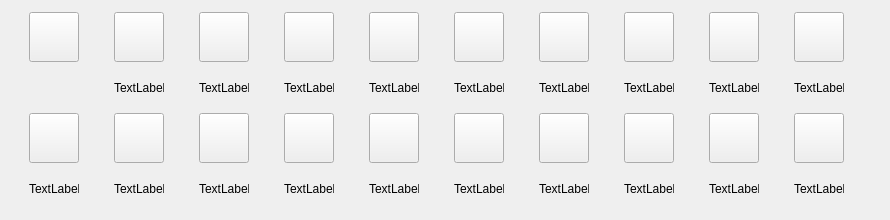
   <widget class="QWidget" name="ActivityTab">
    <attribute name="title">
     <string>Activity</string>
    </attribute>
    <widget class="QWidget" name="gridLayoutWidget_3">
     <property name="geometry">
      <rect>
       <x>0</x>
       <y>0</y>
       <width>881</width>
       <height>211</height>
      </rect>
     </property>
     <layout class="QGridLayout" name="gridLayout_3">
      <item row="2" column="9">
       <widget class="QPushButton" name="t3_itemButton_19">
        <property name="sizePolicy">
         <sizepolicy hsizetype="Fixed" vsizetype="Fixed">
          <horstretch>0</horstretch>
          <verstretch>0</verstretch>
         </sizepolicy>
        </property>
        <property name="minimumSize">
         <size>
          <width>50</width>
          <height>50</height>
         </size>
        </property>
        <property name="maximumSize">
         <size>
          <width>50</width>
          <height>50</height>
         </size>
        </property>
        <property name="icon">
         <iconset>
          <normaloff>../../Horockey/Desktop/111.png</normaloff>../../Horockey/Desktop/111.png</iconset>
        </property>
        <property name="iconSize">
         <size>
          <width>50</width>
          <height>50</height>
         </size>
        </property>
       </widget>
      </item>
      <item row="1" column="4">
       <widget class="QLabel" name="t3_label_4">
        <property name="minimumSize">
         <size>
          <width>50</width>
          <height>15</height>
         </size>
        </property>
        <property name="maximumSize">
         <size>
          <width>50</width>
          <height>15</height>
         </size>
        </property>
        <property name="text">
         <string>TextLabel</string>
        </property>
       </widget>
      </item>
      <item row="0" column="4">
       <widget class="QPushButton" name="t3_itemButton_4">
        <property name="sizePolicy">
         <sizepolicy hsizetype="Fixed" vsizetype="Fixed">
          <horstretch>0</horstretch>
          <verstretch>0</verstretch>
         </sizepolicy>
        </property>
        <property name="minimumSize">
         <size>
          <width>50</width>
          <height>50</height>
         </size>
        </property>
        <property name="maximumSize">
         <size>
          <width>50</width>
          <height>50</height>
         </size>
        </property>
        <property name="icon">
         <iconset>
          <normaloff>../../Horockey/Desktop/111.png</normaloff>../../Horockey/Desktop/111.png</iconset>
        </property>
        <property name="iconSize">
         <size>
          <width>50</width>
          <height>50</height>
         </size>
        </property>
       </widget>
      </item>
      <item row="1" column="3">
       <widget class="QLabel" name="t3_label_3">
        <property name="minimumSize">
         <size>
          <width>50</width>
          <height>15</height>
         </size>
        </property>
        <property name="maximumSize">
         <size>
          <width>50</width>
          <height>15</height>
         </size>
        </property>
        <property name="text">
         <string>TextLabel</string>
        </property>
       </widget>
      </item>
      <item row="0" column="9">
       <widget class="QPushButton" name="t3_itemButton_9">
        <property name="sizePolicy">
         <sizepolicy hsizetype="Fixed" vsizetype="Fixed">
          <horstretch>0</horstretch>
          <verstretch>0</verstretch>
         </sizepolicy>
        </property>
        <property name="minimumSize">
         <size>
          <width>50</width>
          <height>50</height>
         </size>
        </property>
        <property name="maximumSize">
         <size>
          <width>50</width>
          <height>50</height>
         </size>
        </property>
        <property name="icon">
         <iconset>
          <normaloff>../../Horockey/Desktop/111.png</normaloff>../../Horockey/Desktop/111.png</iconset>
        </property>
        <property name="iconSize">
         <size>
          <width>50</width>
          <height>50</height>
         </size>
        </property>
       </widget>
      </item>
      <item row="0" column="8">
       <widget class="QPushButton" name="t3_itemButton_8">
        <property name="sizePolicy">
         <sizepolicy hsizetype="Fixed" vsizetype="Fixed">
          <horstretch>0</horstretch>
          <verstretch>0</verstretch>
         </sizepolicy>
        </property>
        <property name="minimumSize">
         <size>
          <width>50</width>
          <height>50</height>
         </size>
        </property>
        <property name="maximumSize">
         <size>
          <width>50</width>
          <height>50</height>
         </size>
        </property>
        <property name="icon">
         <iconset>
          <normaloff>../../Horockey/Desktop/111.png</normaloff>../../Horockey/Desktop/111.png</iconset>
        </property>
        <property name="iconSize">
         <size>
          <width>50</width>
          <height>50</height>
         </size>
        </property>
       </widget>
      </item>
      <item row="1" column="5">
       <widget class="QLabel" name="t3_label_5">
        <property name="minimumSize">
         <size>
          <width>50</width>
          <height>15</height>
         </size>
        </property>
        <property name="maximumSize">
         <size>
          <width>50</width>
          <height>15</height>
         </size>
        </property>
        <property name="text">
         <string>TextLabel</string>
        </property>
       </widget>
      </item>
      <item row="1" column="6">
       <widget class="QLabel" name="t3_label_6">
        <property name="minimumSize">
         <size>
          <width>50</width>
          <height>15</height>
         </size>
        </property>
        <property name="maximumSize">
         <size>
          <width>50</width>
          <height>15</height>
         </size>
        </property>
        <property name="text">
         <string>TextLabel</string>
        </property>
       </widget>
      </item>
      <item row="2" column="3">
       <widget class="QPushButton" name="t3_itemButton_13">
        <property name="sizePolicy">
         <sizepolicy hsizetype="Fixed" vsizetype="Fixed">
          <horstretch>0</horstretch>
          <verstretch>0</verstretch>
         </sizepolicy>
        </property>
        <property name="minimumSize">
         <size>
          <width>50</width>
          <height>50</height>
         </size>
        </property>
        <property name="maximumSize">
         <size>
          <width>50</width>
          <height>50</height>
         </size>
        </property>
        <property name="icon">
         <iconset>
          <normaloff>../../Horockey/Desktop/111.png</normaloff>../../Horockey/Desktop/111.png</iconset>
        </property>
        <property name="iconSize">
         <size>
          <width>50</width>
          <height>50</height>
         </size>
        </property>
       </widget>
      </item>
      <item row="1" column="2">
       <widget class="QLabel" name="t3_label_2">
        <property name="minimumSize">
         <size>
          <width>50</width>
          <height>15</height>
         </size>
        </property>
        <property name="maximumSize">
         <size>
          <width>50</width>
          <height>15</height>
         </size>
        </property>
        <property name="text">
         <string>TextLabel</string>
        </property>
       </widget>
      </item>
      <item row="0" column="6">
       <widget class="QPushButton" name="t3_itemButton_6">
        <property name="sizePolicy">
         <sizepolicy hsizetype="Fixed" vsizetype="Fixed">
          <horstretch>0</horstretch>
          <verstretch>0</verstretch>
         </sizepolicy>
        </property>
        <property name="minimumSize">
         <size>
          <width>50</width>
          <height>50</height>
         </size>
        </property>
        <property name="maximumSize">
         <size>
          <width>50</width>
          <height>50</height>
         </size>
        </property>
        <property name="icon">
         <iconset>
          <normaloff>../../Horockey/Desktop/111.png</normaloff>../../Horockey/Desktop/111.png</iconset>
        </property>
        <property name="iconSize">
         <size>
          <width>50</width>
          <height>50</height>
         </size>
        </property>
       </widget>
      </item>
      <item row="2" column="4">
       <widget class="QPushButton" name="t3_itemButton_12">
        <property name="sizePolicy">
         <sizepolicy hsizetype="Fixed" vsizetype="Fixed">
          <horstretch>0</horstretch>
          <verstretch>0</verstretch>
         </sizepolicy>
        </property>
        <property name="minimumSize">
         <size>
          <width>50</width>
          <height>50</height>
         </size>
        </property>
        <property name="maximumSize">
         <size>
          <width>50</width>
          <height>50</height>
         </size>
        </property>
        <property name="icon">
         <iconset>
          <normaloff>../../Horockey/Desktop/111.png</normaloff>../../Horockey/Desktop/111.png</iconset>
        </property>
        <property name="iconSize">
         <size>
          <width>50</width>
          <height>50</height>
         </size>
        </property>
       </widget>
      </item>
      <item row="2" column="8">
       <widget class="QPushButton" name="t3_itemButton_18">
        <property name="sizePolicy">
         <sizepolicy hsizetype="Fixed" vsizetype="Fixed">
          <horstretch>0</horstretch>
          <verstretch>0</verstretch>
         </sizepolicy>
        </property>
        <property name="minimumSize">
         <size>
          <width>50</width>
          <height>50</height>
         </size>
        </property>
        <property name="maximumSize">
         <size>
          <width>50</width>
          <height>50</height>
         </size>
        </property>
        <property name="icon">
         <iconset>
          <normaloff>../../Horockey/Desktop/111.png</normaloff>../../Horockey/Desktop/111.png</iconset>
        </property>
        <property name="iconSize">
         <size>
          <width>50</width>
          <height>50</height>
         </size>
        </property>
       </widget>
      </item>
      <item row="2" column="1">
       <widget class="QPushButton" name="t3_itemButton_14">
        <property name="sizePolicy">
         <sizepolicy hsizetype="Fixed" vsizetype="Fixed">
          <horstretch>0</horstretch>
          <verstretch>0</verstretch>
         </sizepolicy>
        </property>
        <property name="minimumSize">
         <size>
          <width>50</width>
          <height>50</height>
         </size>
        </property>
        <property name="maximumSize">
         <size>
          <width>50</width>
          <height>50</height>
         </size>
        </property>
        <property name="icon">
         <iconset>
          <normaloff>../../Horockey/Desktop/111.png</normaloff>../../Horockey/Desktop/111.png</iconset>
        </property>
        <property name="iconSize">
         <size>
          <width>50</width>
          <height>50</height>
         </size>
        </property>
       </widget>
      </item>
      <item row="1" column="8">
       <widget class="QLabel" name="t3_label_8">
        <property name="minimumSize">
         <size>
          <width>50</width>
          <height>15</height>
         </size>
        </property>
        <property name="maximumSize">
         <size>
          <width>50</width>
          <height>15</height>
         </size>
        </property>
        <property name="text">
         <string>TextLabel</string>
        </property>
       </widget>
      </item>
      <item row="2" column="0">
       <widget class="QPushButton" name="t3_itemButton_10">
        <property name="sizePolicy">
         <sizepolicy hsizetype="Fixed" vsizetype="Fixed">
          <horstretch>0</horstretch>
          <verstretch>0</verstretch>
         </sizepolicy>
        </property>
        <property name="minimumSize">
         <size>
          <width>50</width>
          <height>50</height>
         </size>
        </property>
        <property name="maximumSize">
         <size>
          <width>50</width>
          <height>50</height>
         </size>
        </property>
        <property name="icon">
         <iconset>
          <normaloff>../../Horockey/Desktop/111.png</normaloff>../../Horockey/Desktop/111.png</iconset>
        </property>
        <property name="iconSize">
         <size>
          <width>50</width>
          <height>50</height>
         </size>
        </property>
       </widget>
      </item>
      <item row="0" column="7">
       <widget class="QPushButton" name="t3_itemButton_7">
        <property name="sizePolicy">
         <sizepolicy hsizetype="Fixed" vsizetype="Fixed">
          <horstretch>0</horstretch>
          <verstretch>0</verstretch>
         </sizepolicy>
        </property>
        <property name="minimumSize">
         <size>
          <width>50</width>
          <height>50</height>
         </size>
        </property>
        <property name="maximumSize">
         <size>
          <width>50</width>
          <height>50</height>
         </size>
        </property>
        <property name="icon">
         <iconset>
          <normaloff>../../Horockey/Desktop/111.png</normaloff>../../Horockey/Desktop/111.png</iconset>
        </property>
        <property name="iconSize">
         <size>
          <width>50</width>
          <height>50</height>
         </size>
        </property>
       </widget>
      </item>
      <item row="0" column="3">
       <widget class="QPushButton" name="t3_itemButton_3">
        <property name="sizePolicy">
         <sizepolicy hsizetype="Fixed" vsizetype="Fixed">
          <horstretch>0</horstretch>
          <verstretch>0</verstretch>
         </sizepolicy>
        </property>
        <property name="minimumSize">
         <size>
          <width>50</width>
          <height>50</height>
         </size>
        </property>
        <property name="maximumSize">
         <size>
          <width>50</width>
          <height>50</height>
         </size>
        </property>
        <property name="icon">
         <iconset>
          <normaloff>../../Horockey/Desktop/111.png</normaloff>../../Horockey/Desktop/111.png</iconset>
        </property>
        <property name="iconSize">
         <size>
          <width>50</width>
          <height>50</height>
         </size>
        </property>
       </widget>
      </item>
      <item row="0" column="0">
       <widget class="QPushButton" name="t3_goToShopButton">
        <property name="sizePolicy">
         <sizepolicy hsizetype="Fixed" vsizetype="Fixed">
          <horstretch>0</horstretch>
          <verstretch>0</verstretch>
         </sizepolicy>
        </property>
        <property name="minimumSize">
         <size>
          <width>50</width>
          <height>50</height>
         </size>
        </property>
        <property name="maximumSize">
         <size>
          <width>50</width>
          <height>50</height>
         </size>
        </property>
        <property name="icon">
         <iconset>
          <normaloff>../../Horockey/Desktop/111.png</normaloff>../../Horockey/Desktop/111.png</iconset>
        </property>
        <property name="iconSize">
         <size>
          <width>50</width>
          <height>50</height>
         </size>
        </property>
       </widget>
      </item>
      <item row="2" column="6">
       <widget class="QPushButton" name="t3_itemButton_16">
        <property name="sizePolicy">
         <sizepolicy hsizetype="Fixed" vsizetype="Fixed">
          <horstretch>0</horstretch>
          <verstretch>0</verstretch>
         </sizepolicy>
        </property>
        <property name="minimumSize">
         <size>
          <width>50</width>
          <height>50</height>
         </size>
        </property>
        <property name="maximumSize">
         <size>
          <width>50</width>
          <height>50</height>
         </size>
        </property>
        <property name="icon">
         <iconset>
          <normaloff>../../Horockey/Desktop/111.png</normaloff>../../Horockey/Desktop/111.png</iconset>
        </property>
        <property name="iconSize">
         <size>
          <width>50</width>
          <height>50</height>
         </size>
        </property>
       </widget>
      </item>
      <item row="0" column="2">
       <widget class="QPushButton" name="t3_itemButton_2">
        <property name="sizePolicy">
         <sizepolicy hsizetype="Fixed" vsizetype="Fixed">
          <horstretch>0</horstretch>
          <verstretch>0</verstretch>
         </sizepolicy>
        </property>
        <property name="minimumSize">
         <size>
          <width>50</width>
          <height>50</height>
         </size>
        </property>
        <property name="maximumSize">
         <size>
          <width>50</width>
          <height>50</height>
         </size>
        </property>
        <property name="icon">
         <iconset>
          <normaloff>../../Horockey/Desktop/111.png</normaloff>../../Horockey/Desktop/111.png</iconset>
        </property>
        <property name="iconSize">
         <size>
          <width>50</width>
          <height>50</height>
         </size>
        </property>
       </widget>
      </item>
      <item row="0" column="1">
       <widget class="QPushButton" name="t3_itemButton_1">
        <property name="sizePolicy">
         <sizepolicy hsizetype="Fixed" vsizetype="Fixed">
          <horstretch>0</horstretch>
          <verstretch>0</verstretch>
         </sizepolicy>
        </property>
        <property name="minimumSize">
         <size>
          <width>50</width>
          <height>50</height>
         </size>
        </property>
        <property name="maximumSize">
         <size>
          <width>50</width>
          <height>50</height>
         </size>
        </property>
        <property name="icon">
         <iconset>
          <normaloff>../../Horockey/Desktop/111.png</normaloff>../../Horockey/Desktop/111.png</iconset>
        </property>
        <property name="iconSize">
         <size>
          <width>50</width>
          <height>50</height>
         </size>
        </property>
       </widget>
      </item>
      <item row="2" column="5">
       <widget class="QPushButton" name="t3_itemButton_15">
        <property name="sizePolicy">
         <sizepolicy hsizetype="Fixed" vsizetype="Fixed">
          <horstretch>0</horstretch>
          <verstretch>0</verstretch>
         </sizepolicy>
        </property>
        <property name="minimumSize">
         <size>
          <width>50</width>
          <height>50</height>
         </size>
        </property>
        <property name="maximumSize">
         <size>
          <width>50</width>
          <height>50</height>
         </size>
        </property>
        <property name="icon">
         <iconset>
          <normaloff>../../Horockey/Desktop/111.png</normaloff>../../Horockey/Desktop/111.png</iconset>
        </property>
        <property name="iconSize">
         <size>
          <width>50</width>
          <height>50</height>
         </size>
        </property>
       </widget>
      </item>
      <item row="2" column="2">
       <widget class="QPushButton" name="t3_itemButton_11">
        <property name="sizePolicy">
         <sizepolicy hsizetype="Fixed" vsizetype="Fixed">
          <horstretch>0</horstretch>
          <verstretch>0</verstretch>
         </sizepolicy>
        </property>
        <property name="minimumSize">
         <size>
          <width>50</width>
          <height>50</height>
         </size>
        </property>
        <property name="maximumSize">
         <size>
          <width>50</width>
          <height>50</height>
         </size>
        </property>
        <property name="icon">
         <iconset>
          <normaloff>../../Horockey/Desktop/111.png</normaloff>../../Horockey/Desktop/111.png</iconset>
        </property>
        <property name="iconSize">
         <size>
          <width>50</width>
          <height>50</height>
         </size>
        </property>
       </widget>
      </item>
      <item row="1" column="9">
       <widget class="QLabel" name="t3_label_9">
        <property name="minimumSize">
         <size>
          <width>50</width>
          <height>15</height>
         </size>
        </property>
        <property name="maximumSize">
         <size>
          <width>50</width>
          <height>15</height>
         </size>
        </property>
        <property name="text">
         <string>TextLabel</string>
        </property>
       </widget>
      </item>
      <item row="0" column="5">
       <widget class="QPushButton" name="t3_itemButton_5">
        <property name="sizePolicy">
         <sizepolicy hsizetype="Fixed" vsizetype="Fixed">
          <horstretch>0</horstretch>
          <verstretch>0</verstretch>
         </sizepolicy>
        </property>
        <property name="minimumSize">
         <size>
          <width>50</width>
          <height>50</height>
         </size>
        </property>
        <property name="maximumSize">
         <size>
          <width>50</width>
          <height>50</height>
         </size>
        </property>
        <property name="icon">
         <iconset>
          <normaloff>../../Horockey/Desktop/111.png</normaloff>../../Horockey/Desktop/111.png</iconset>
        </property>
        <property name="iconSize">
         <size>
          <width>50</width>
          <height>50</height>
         </size>
        </property>
       </widget>
      </item>
      <item row="2" column="7">
       <widget class="QPushButton" name="t3_itemButton_17">
        <property name="sizePolicy">
         <sizepolicy hsizetype="Fixed" vsizetype="Fixed">
          <horstretch>0</horstretch>
          <verstretch>0</verstretch>
         </sizepolicy>
        </property>
        <property name="minimumSize">
         <size>
          <width>50</width>
          <height>50</height>
         </size>
        </property>
        <property name="maximumSize">
         <size>
          <width>50</width>
          <height>50</height>
         </size>
        </property>
        <property name="icon">
         <iconset>
          <normaloff>../../Horockey/Desktop/111.png</normaloff>../../Horockey/Desktop/111.png</iconset>
        </property>
        <property name="iconSize">
         <size>
          <width>50</width>
          <height>50</height>
         </size>
        </property>
       </widget>
      </item>
      <item row="1" column="1">
       <widget class="QLabel" name="t3_label_1">
        <property name="minimumSize">
         <size>
          <width>50</width>
          <height>15</height>
         </size>
        </property>
        <property name="maximumSize">
         <size>
          <width>50</width>
          <height>15</height>
         </size>
        </property>
        <property name="text">
         <string>TextLabel</string>
        </property>
       </widget>
      </item>
      <item row="1" column="7">
       <widget class="QLabel" name="t3_label_7">
        <property name="minimumSize">
         <size>
          <width>50</width>
          <height>15</height>
         </size>
        </property>
        <property name="maximumSize">
         <size>
          <width>50</width>
          <height>15</height>
         </size>
        </property>
        <property name="text">
         <string>TextLabel</string>
        </property>
       </widget>
      </item>
      <item row="3" column="0">
       <widget class="QLabel" name="t3_label_10">
        <property name="minimumSize">
         <size>
          <width>50</width>
          <height>15</height>
         </size>
        </property>
        <property name="maximumSize">
         <size>
          <width>50</width>
          <height>15</height>
         </size>
        </property>
        <property name="text">
         <string>TextLabel</string>
        </property>
       </widget>
      </item>
      <item row="3" column="1">
       <widget class="QLabel" name="t3_label_11">
        <property name="minimumSize">
         <size>
          <width>50</width>
          <height>15</height>
         </size>
        </property>
        <property name="maximumSize">
         <size>
          <width>50</width>
          <height>15</height>
         </size>
        </property>
        <property name="text">
         <string>TextLabel</string>
        </property>
       </widget>
      </item>
      <item row="3" column="2">
       <widget class="QLabel" name="t3_label_12">
        <property name="minimumSize">
         <size>
          <width>50</width>
          <height>15</height>
         </size>
        </property>
        <property name="maximumSize">
         <size>
          <width>50</width>
          <height>15</height>
         </size>
        </property>
        <property name="text">
         <string>TextLabel</string>
        </property>
       </widget>
      </item>
      <item row="3" column="3">
       <widget class="QLabel" name="t3_label_13">
        <property name="minimumSize">
         <size>
          <width>50</width>
          <height>15</height>
         </size>
        </property>
        <property name="maximumSize">
         <size>
          <width>50</width>
          <height>15</height>
         </size>
        </property>
        <property name="text">
         <string>TextLabel</string>
        </property>
       </widget>
      </item>
      <item row="3" column="4">
       <widget class="QLabel" name="t3_label_14">
        <property name="minimumSize">
         <size>
          <width>50</width>
          <height>15</height>
         </size>
        </property>
        <property name="maximumSize">
         <size>
          <width>50</width>
          <height>15</height>
         </size>
        </property>
        <property name="text">
         <string>TextLabel</string>
        </property>
       </widget>
      </item>
      <item row="3" column="5">
       <widget class="QLabel" name="t3_label_15">
        <property name="minimumSize">
         <size>
          <width>50</width>
          <height>15</height>
         </size>
        </property>
        <property name="maximumSize">
         <size>
          <width>50</width>
          <height>15</height>
         </size>
        </property>
        <property name="text">
         <string>TextLabel</string>
        </property>
       </widget>
      </item>
      <item row="3" column="6">
       <widget class="QLabel" name="t3_label_16">
        <property name="minimumSize">
         <size>
          <width>50</width>
          <height>15</height>
         </size>
        </property>
        <property name="maximumSize">
         <size>
          <width>50</width>
          <height>15</height>
         </size>
        </property>
        <property name="text">
         <string>TextLabel</string>
        </property>
       </widget>
      </item>
      <item row="3" column="7">
       <widget class="QLabel" name="t3_label_17">
        <property name="minimumSize">
         <size>
          <width>50</width>
          <height>15</height>
         </size>
        </property>
        <property name="maximumSize">
         <size>
          <width>50</width>
          <height>15</height>
         </size>
        </property>
        <property name="text">
         <string>TextLabel</string>
        </property>
       </widget>
      </item>
      <item row="3" column="8">
       <widget class="QLabel" name="t3_label_18">
        <property name="minimumSize">
         <size>
          <width>50</width>
          <height>15</height>
         </size>
        </property>
        <property name="maximumSize">
         <size>
          <width>50</width>
          <height>15</height>
         </size>
        </property>
        <property name="text">
         <string>TextLabel</string>
        </property>
       </widget>
      </item>
      <item row="3" column="9">
       <widget class="QLabel" name="t3_label_19">
        <property name="minimumSize">
         <size>
          <width>50</width>
          <height>15</height>
         </size>
        </property>
        <property name="maximumSize">
         <size>
          <width>50</width>
          <height>15</height>
         </size>
        </property>
        <property name="text">
         <string>TextLabel</string>
        </property>
       </widget>
      </item>
     </layout>
    </widget>
   </widget>
